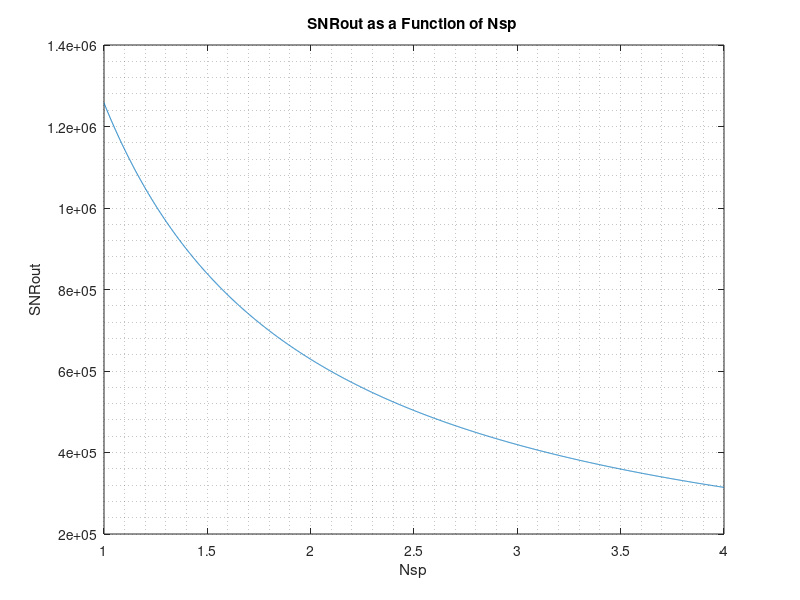

Source code (MATLAB):
clc;
close all;
clear all;
nsp=1:0.001:4;
f=(1257671.798)./nsp;


plot(nsp,f);
title('SNRout as a Function of Nsp ')
xlabel('Nsp');
ylabel('SNRout');
grid minor